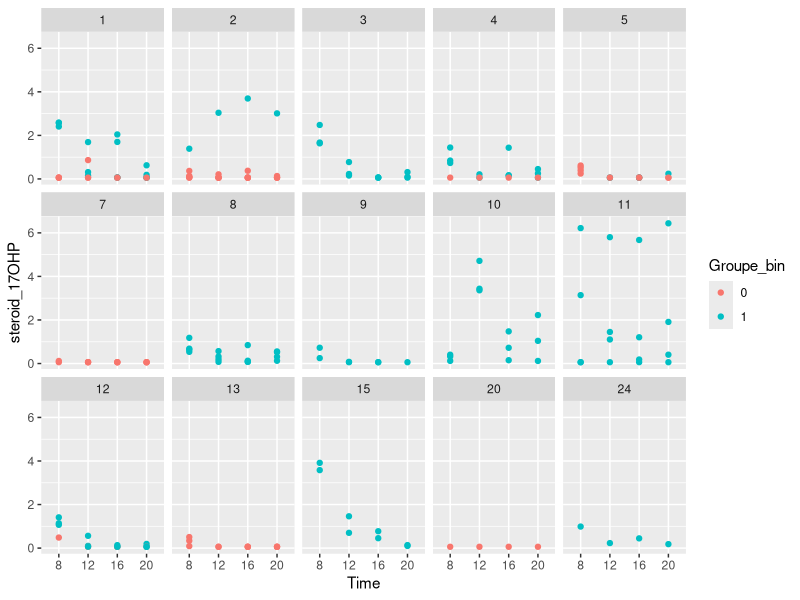
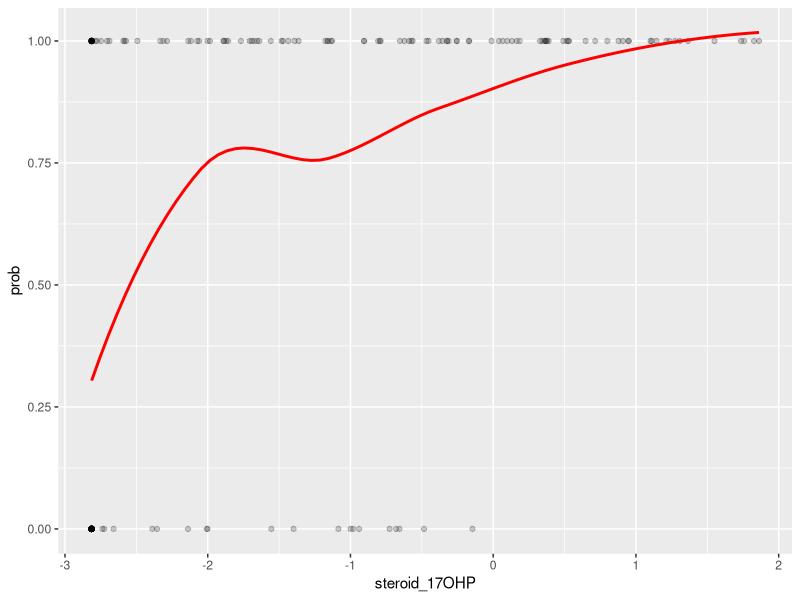
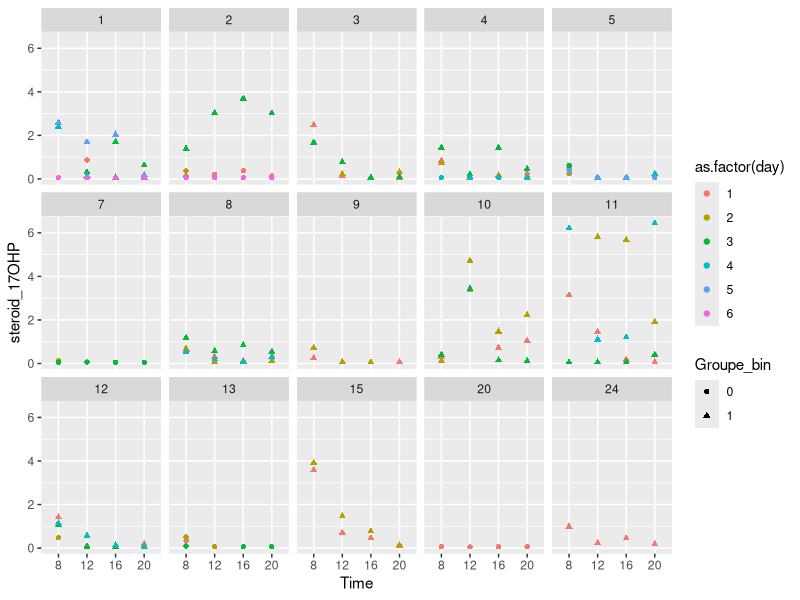
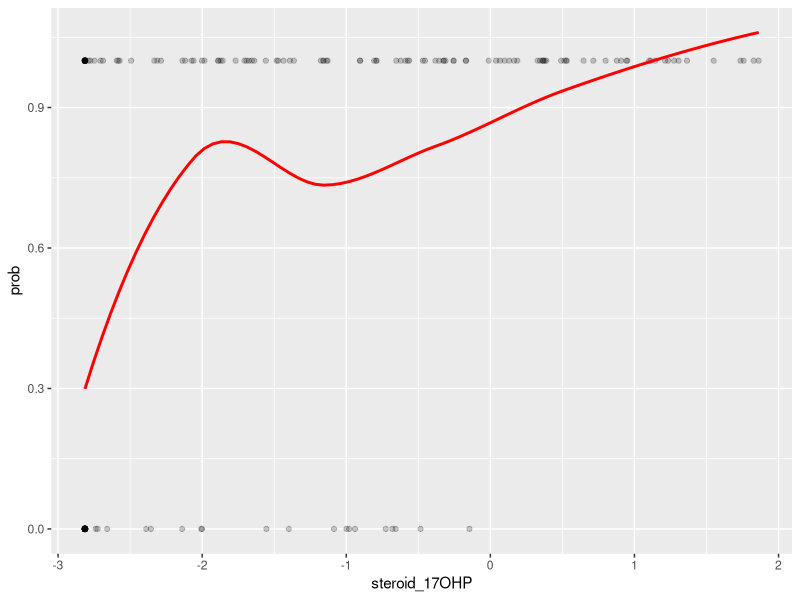
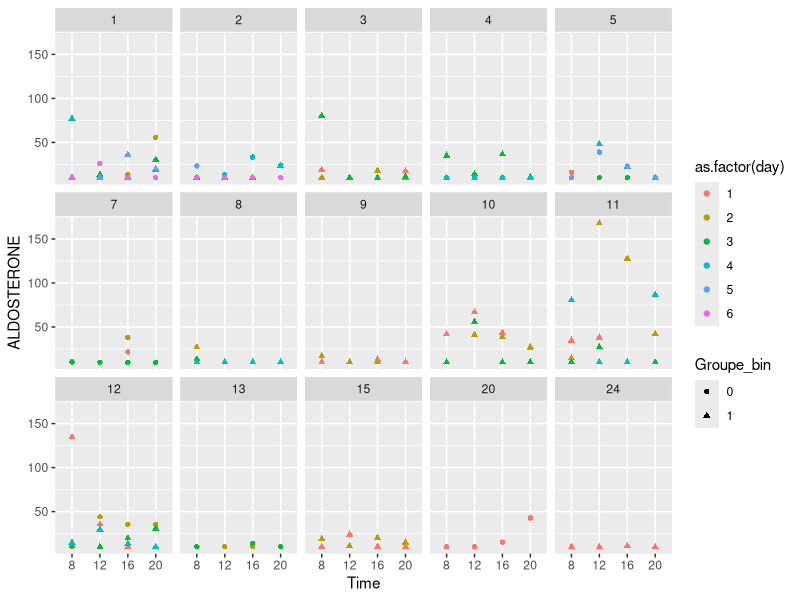
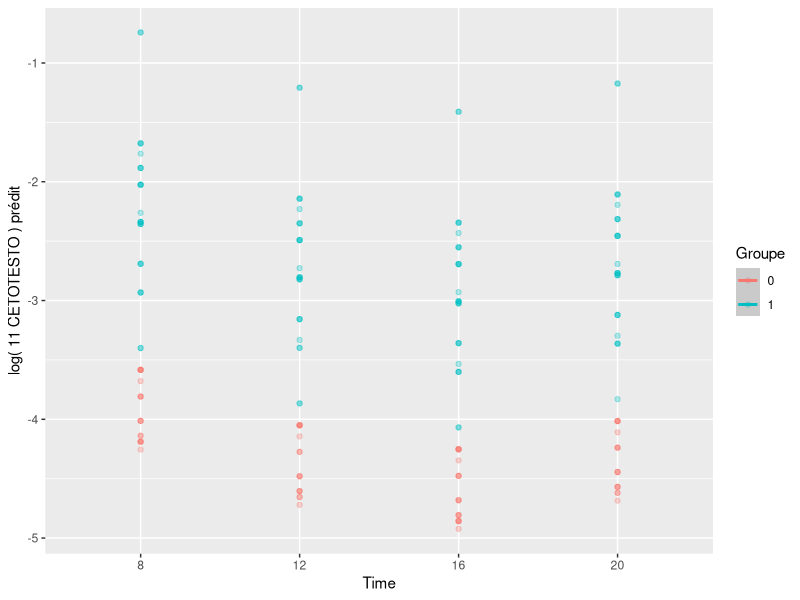
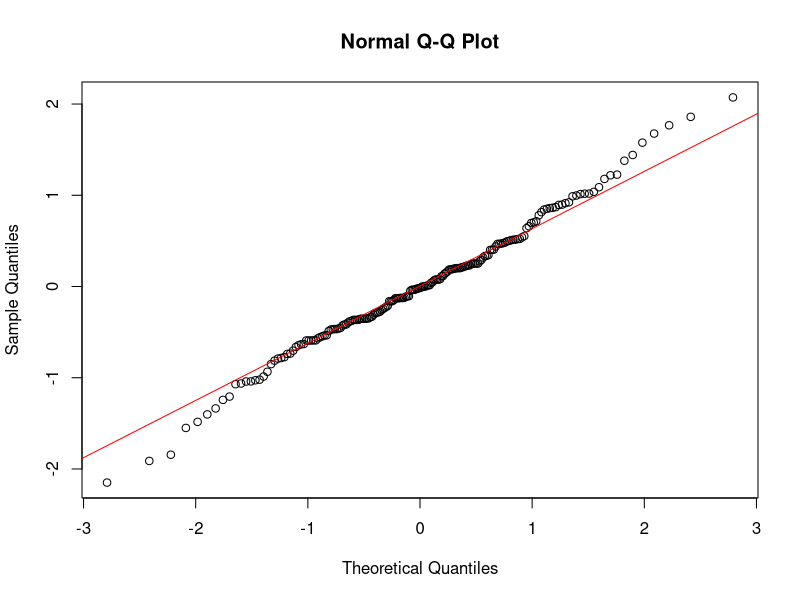
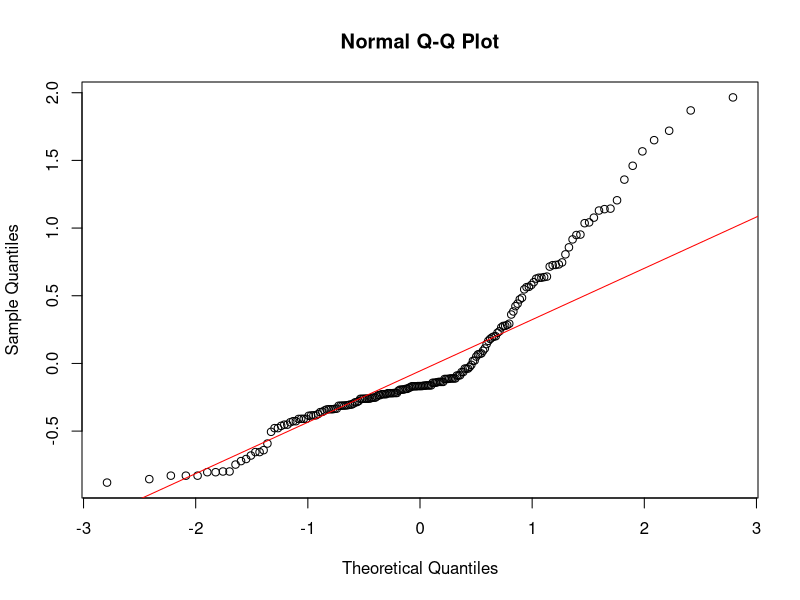

The R source for these figures, in order: (Note: this script raises an error after producing the figures.)
## ---- chunk 1
library(lme4)
library(dplyr)
library(readxl)
library(stringr)
library(tidyr)
library(ggplot2)
## ---- chunk 2
df <- read_excel("Data_salive_steroides_cinetique.xlsx")
head(df)
## ---- chunk 3
df_l1 <- df %>%
  pivot_longer(
    cols = c(`8h_17OHP`, `12h_17OHP`, `16h_17OHP`, `20h_17OHP`),
    names_to = "Time",
    values_to = "steroid_17OHP"
  ) %>%
  mutate(
    # Nettoyer l'heure pour avoir un truc propre
    Time = factor(Time,
                  levels = c("8h_17OHP", "12h_17OHP", "16h_17OHP", "20h_17OHP"),
                  labels = c("8", "12", "16", "20")),
    Groupe_bin = ifelse(Groupe == "Gp non contrôlé", 1, 0),
    Groupe_bin = factor(Groupe_bin),
    Gender = factor(Gender),
    `Puberty stage` = factor(`Puberty stage`),
    Patient_number = factor(`Patient number`)
  )
## ---- chunk 4
df_l1 <- df_l1 %>%
  mutate(
    Puberty_stage_simple = case_when(
      `Puberty stage` %in% c(1, 2) ~ "prepubertal",
      TRUE ~ "pubertal"
    ),
    Puberty_stage_simple = factor(Puberty_stage_simple)
  )
## ---- chunk 5
df_d<- df_l1 %>%
  select(Patient_number, Gender, Puberty_stage_simple,
         Time, steroid_17OHP, Groupe_bin)
## ---- chunk 6

ggplot(df_d, aes(x = Time, y =  steroid_17OHP, color=Groupe_bin)) +
  geom_point()+facet_wrap(facets = vars(Patient_number), nrow = 3)
## ---- chunk 7
mod_17ohp <- glmer(
  Groupe_bin ~ log(steroid_17OHP + 1e-6) +
    Time+ Gender  + Puberty_stage_simple+
    (1 | Patient_number),
  data = df_d,
  family = binomial,
  control = glmerControl(optimizer = "bobyqa")
)
summary(mod_17ohp)
## ---- chunk 8
ranef(mod_17ohp)
## ---- chunk 9
df_model <- model.frame(mod_17ohp)# uniquement les lignes complètes

df_model$steroid_17OHP <- model.frame(mod_17ohp)[[ "log(steroid_17OHP + 1e-06)" ]]
df_model$fitted <- fitted(mod_17ohp)
df_model$prob <- fitted(mod_17ohp)

df_model <- df_model[order(df_model$steroid_17OHP), ]
# Plot
library(ggplot2)
ggplot(df_model, aes(x = steroid_17OHP, y = prob)) +
  geom_point(aes(y = as.numeric(Groupe_bin)-1), alpha = 0.2) +
  geom_smooth(method = "loess", se = FALSE, color = "red", span = 0.8)

## ---- chunk 10
m17 <- glmer(
  Groupe_bin ~ steroid_17OHP +
    Gender  + Puberty_stage_simple+
    (1 | Patient_number),
  data = df_d,
  family = binomial,
  control = glmerControl(optimizer = "bobyqa")
)
summary(m17)
## ---- chunk 11
df_used <- model.frame(m17)
m17_refit <- glmer(
  Groupe_bin ~ steroid_17OHP + Gender + Puberty_stage_simple +
    (1 | Patient_number),
  data = df_used,
  family = binomial
)

m_null <- glmer(Groupe_bin ~ 1 + (1 | Patient_number),
                data = df_used,
                family = binomial)

anova(m_null, m17_refit)
## ---- chunk 12
df_l1$day <- as.numeric(sub(".*T", "", df_l1$PATIENT))
df_dd <-df_l1 %>%
  select(Patient_number, Gender, Puberty_stage_simple,
         Time, steroid_17OHP, Groupe_bin,day)
## ---- chunk 13
ggplot(df_dd, aes(x = Time, y =  steroid_17OHP, color=as.factor(day),shape=Groupe_bin)) +
  geom_point()+facet_wrap(facets = vars(Patient_number), nrow = 3)
## ---- chunk 14
m17day <- glmer(
  Groupe_bin ~ log(steroid_17OHP+1e-6)+
  Gender  + Puberty_stage_simple+ (1|Patient_number:day)+(1 | Patient_number),
  data = df_dd,
  family = binomial,
  control = glmerControl(optimizer = "bobyqa")
)
summary(m17day)
## ---- chunk 15
df_model2 <- model.frame(m17day)# uniquement les lignes complètes

df_model2$steroid_17OHP <- model.frame(m17day)[[ "log(steroid_17OHP + 1e-06)" ]]
df_model2$fitted <- fitted(m17day)
df_model2$prob <- fitted(m17day)

df_model2 <- df_model2[order(df_model2$steroid_17OHP), ]
# Plot
library(ggplot2)
ggplot(df_model2, aes(x = steroid_17OHP, y = prob)) +
  geom_point(aes(y = as.numeric(Groupe_bin)-1), alpha = 0.2) +
  geom_smooth(method = "loess", se = FALSE, color = "red", span = 0.8)
## ---- chunk 16
hormones <- df %>%
  select(starts_with("8h_")) %>%
  names() %>%
  gsub("8h_", "", .)
hormones
## ---- chunk 17
df_l <- df %>%
  pivot_longer(
    cols = matches("^(8h|12h|16h|20h)_"),
    names_to = c("Time", "Hormone"),
    names_pattern = "([0-9]+h)_(.*)",
    values_to = "Value"
  ) %>%
  mutate(
    Time = gsub("h", "", Time),
    Time = factor(Time, levels = c("8", "12", "16", "20")),
  )
## ---- chunk 18
df_w <- df_l %>%
  pivot_wider(
    names_from = Hormone,
    values_from = Value
  )
## ---- chunk 19
df_w <- df_w %>%
  mutate(
    Groupe_bin = ifelse(Groupe == "Gp non contrôlé", 1, 0),
    Groupe_bin = factor(Groupe_bin),
    Gender = factor(Gender),
    Patient_number = factor(`Patient number`)
  )

df_w <- df_w %>%
  mutate(
    Puberty_stage_simple = case_when(
      `Puberty stage` %in% c(1, 2) ~ "prepubertal",
      TRUE ~ "pubertal"
    ),
    Puberty_stage_simple = factor(Puberty_stage_simple)
  )
df_w$day <- as.numeric(sub(".*T", "", df_w$PATIENT))
df_w<- df_w %>%
  select(-Groupe,-`Puberty stage`,-PATIENT)
## ---- chunk 20
ggplot(df_w, aes(x = Time, y =ALDOSTERONE  , color=as.factor(day),shape=Groupe_bin)) +
  geom_point()+facet_wrap(facets = vars(Patient_number), nrow = 3)
## ---- chunk 21
df_w$Time_num <- as.numeric(as.character(df_w$Time))  # si tes labels sont 12/16/20 etc
df_w$Time_c <- scale(df_w$Time_num, center=TRUE, scale=FALSE)
## ---- chunk 22
m_17op <- lmer(
  log(`11 CETOTESTO` + 1e-6) ~ Time + Groupe_bin +
    Gender + Puberty_stage_simple +
    (1 | Patient_number),
  data = df_w
)
summary(m_17op)
## ---- chunk 23
df_used <- model.frame(m_17op)
df_used$pred <- predict(m_17op)
df_used$resid <- residuals(m_17op)

ggplot(df_used, aes(x = Time, y = pred, color = as.factor(Groupe_bin))) +
  geom_point(alpha = 0.3) +
  geom_smooth(se = TRUE, method = "loess") +
  labs(
    y = "log( 11 CETOTESTO ) prédit",
    color = "Groupe"
  )
## ---- chunk 24
resi <- resid(m_17op)
qqnorm(resi)
qqline(resi, col = "red")
## ---- chunk 25
M0 <- lmer(
  log(`17OHP` + 1e-6) ~ Time_c + Gender + Puberty_stage_simple +
    (1 | Patient_number),
  data = df_w,
  REML = FALSE
)

M1 <- lmer(
  log(`17OHP` + 1e-6) ~ Time_c + Groupe_bin + Gender + Puberty_stage_simple +
    (1 | Patient_number),
  data = df_w,
  REML = FALSE
)
anova(M0, M1)
## ---- chunk 26
m_ald <- lmer(
  log(`ALDOSTERONE` + 1e-6) ~ Time_c + Groupe_bin +
    Gender + Puberty_stage_simple +
    (1 | Patient_number),
  data = df_w
)
summary(m_ald)
## ---- chunk 27
M0 <- lmer(
  log(`ALDOSTERONE` + 1e-6) ~ Time_c + Gender + Puberty_stage_simple +
    (1 | Patient_number),
  data = df_w,
  REML = FALSE
)

M1 <- lmer(
  log(`ALDOSTERONE` + 1e-6) ~ Time_c + Groupe_bin + Gender + Puberty_stage_simple +
    (1 | Patient_number),
  data = df_w,
  REML = FALSE
)
anova(M0, M1)
resi_ald <- resid(m_ald)
qqnorm(resi_ald)
qqline(resi_ald, col = "red")
## ---- chunk 28
analyze_hormone_lmm <- function(hormone,
                                data,
                                time_var = "Time_c",
                                group_var = "Groupe_bin",
                                gender_var = "Gender",
                                puberty_var = "Puberty_stage_simple",
                                patient_var = "Patient_number",
                                eps = 1e-6,
                                plot_qq = TRUE) {

  # 1) Construire la formule proprement
  y <- paste0("log(`", hormone, "` + ", eps, ")")

  fixed_full <- paste(time_var, group_var, gender_var, puberty_var, sep = " + ")
  fixed_null <- paste(time_var, gender_var, puberty_var, sep = " + ")

  rand <- paste0("(1 | ", patient_var, ")")

  formula_full <- as.formula(paste(y, "~", fixed_full, "+", rand))
  formula_null <- as.formula(paste(y, "~", fixed_null, "+", rand))

  # 2) Fit des modèles
  m_full_reml <- lmer(formula_full, data = data, REML = TRUE)

  m0 <- lmer(formula_null, data = data, REML = FALSE)
  m1 <- lmer(formula_full, data = data, REML = FALSE)

  # 3) LRT
  lrt <- anova(m0, m1)

  # 4) Résidus
  res <- resid(m_full_reml)

  # 5) QQ-plot
  if (plot_qq) {
    qqnorm(res, main = paste("QQ-plot résidus :", hormone))
    qqline(res, col = "red")
  }

  # 6) Résumé clair à retourner
  list(
    hormone = hormone,
    model_REML = summary(m_full_reml),
    LRT = lrt,
    coef_group = summary(m_full_reml)$coefficients[group_var, ],
    residuals = res
  )
}

## ---- chunk 29
res_andro <- analyze_hormone_lmm("ANDROSTENEDIONE", df_w)
## ---- chunk 30
df_wide_std <- df_w %>%
  mutate(across(all_of(hormones), scale))
fit_one <- function(h) {
  # Backticks pour noms avec espaces
  h_clean <- paste0("`", h, "`")
  
  # Construire la formule
  form <- as.formula(
    paste0("Groupe_bin ~ Time + ", h_clean,
           " + Gender + Puberty_stage_simple + (1 | Patient_number)")
  )
  
  # Fit
  m <- glmer(form, data = df_wide_std, family = binomial)
  
  coefs <- summary(m)$coefficients
  
  # Le nom réel dans la matrice des coefficients
  # est exactement h_clean (donc avec backticks)
  rowname <- h_clean
  
  # Si la variable n’a pas été incluse, retourner NA
  if (!rowname %in% rownames(coefs)) {
    return(c(hormone = h, beta = NA, p = NA))
  }
  
  s <- coefs[rowname, ]
  
  c(hormone = h,
    beta = s["Estimate"],
    p = s["Pr(>|z|)"])
}


res_uni <- do.call(rbind, lapply(hormones, fit_one))
res_uni <- as.data.frame(res_uni)
res_uni$p <- as.numeric(res_uni$p)
res_uni[order(res_uni$p), ]
